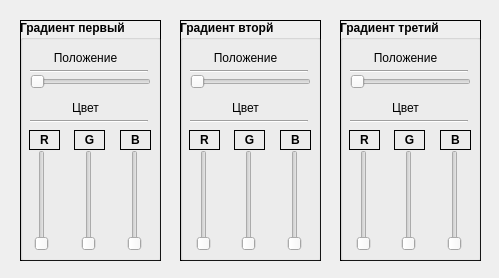
<?xml version="1.0" encoding="UTF-8"?>
<ui version="4.0">
 <class>Style</class>
 <widget class="QWidget" name="Style">
  <property name="geometry">
   <rect>
    <x>0</x>
    <y>0</y>
    <width>499</width>
    <height>278</height>
   </rect>
  </property>
  <property name="windowTitle">
   <string>Выбот цвета</string>
  </property>
  <widget class="QLabel" name="label_background_1">
   <property name="geometry">
    <rect>
     <x>20</x>
     <y>20</y>
     <width>141</width>
     <height>241</height>
    </rect>
   </property>
   <property name="frameShape">
    <enum>QFrame::Box</enum>
   </property>
   <property name="text">
    <string/>
   </property>
  </widget>
  <widget class="QLabel" name="label_background_2">
   <property name="geometry">
    <rect>
     <x>180</x>
     <y>20</y>
     <width>141</width>
     <height>241</height>
    </rect>
   </property>
   <property name="frameShape">
    <enum>QFrame::Box</enum>
   </property>
   <property name="text">
    <string/>
   </property>
  </widget>
  <widget class="QLabel" name="label_background_3">
   <property name="geometry">
    <rect>
     <x>340</x>
     <y>20</y>
     <width>141</width>
     <height>241</height>
    </rect>
   </property>
   <property name="frameShape">
    <enum>QFrame::Box</enum>
   </property>
   <property name="text">
    <string/>
   </property>
  </widget>
  <widget class="QGroupBox" name="groupGradientOne">
   <property name="geometry">
    <rect>
     <x>20</x>
     <y>20</y>
     <width>141</width>
     <height>241</height>
    </rect>
   </property>
   <property name="font">
    <font>
     <weight>75</weight>
     <bold>true</bold>
    </font>
   </property>
   <property name="title">
    <string>Градиент первый</string>
   </property>
   <widget class="QLabel" name="label_position_one">
    <property name="geometry">
     <rect>
      <x>30</x>
      <y>30</y>
      <width>71</width>
      <height>16</height>
     </rect>
    </property>
    <property name="text">
     <string>&lt;html&gt;&lt;head/&gt;&lt;body&gt;&lt;p align=&quot;center&quot;&gt;&lt;span style=&quot; font-weight:400;&quot;&gt;Положение&lt;/span&gt;&lt;/p&gt;&lt;/body&gt;&lt;/html&gt;</string>
    </property>
   </widget>
   <widget class="QSlider" name="slider_position_one">
    <property name="geometry">
     <rect>
      <x>10</x>
      <y>50</y>
      <width>121</width>
      <height>23</height>
     </rect>
    </property>
    <property name="maximum">
     <number>100</number>
    </property>
    <property name="orientation">
     <enum>Qt::Horizontal</enum>
    </property>
   </widget>
   <widget class="QLabel" name="label_color_gr_one">
    <property name="geometry">
     <rect>
      <x>30</x>
      <y>80</y>
      <width>71</width>
      <height>16</height>
     </rect>
    </property>
    <property name="text">
     <string>&lt;html&gt;&lt;head/&gt;&lt;body&gt;&lt;p align=&quot;center&quot;&gt;&lt;span style=&quot; font-weight:400;&quot;&gt;Цвет&lt;/span&gt;&lt;/p&gt;&lt;/body&gt;&lt;/html&gt;</string>
    </property>
   </widget>
   <widget class="QSlider" name="sliderOneR">
    <property name="geometry">
     <rect>
      <x>12</x>
      <y>130</y>
      <width>20</width>
      <height>101</height>
     </rect>
    </property>
    <property name="maximum">
     <number>255</number>
    </property>
    <property name="orientation">
     <enum>Qt::Vertical</enum>
    </property>
   </widget>
   <widget class="Line" name="lineOne_1">
    <property name="geometry">
     <rect>
      <x>10</x>
      <y>50</y>
      <width>118</width>
      <height>3</height>
     </rect>
    </property>
    <property name="orientation">
     <enum>Qt::Horizontal</enum>
    </property>
   </widget>
   <widget class="Line" name="lineOne_2">
    <property name="geometry">
     <rect>
      <x>10</x>
      <y>100</y>
      <width>118</width>
      <height>3</height>
     </rect>
    </property>
    <property name="orientation">
     <enum>Qt::Horizontal</enum>
    </property>
   </widget>
   <widget class="QLabel" name="labelOneRed">
    <property name="geometry">
     <rect>
      <x>9</x>
      <y>110</y>
      <width>31</width>
      <height>20</height>
     </rect>
    </property>
    <property name="frameShape">
     <enum>QFrame::Box</enum>
    </property>
    <property name="text">
     <string>R</string>
    </property>
    <property name="alignment">
     <set>Qt::AlignCenter</set>
    </property>
   </widget>
   <widget class="QSlider" name="sliderOneG">
    <property name="geometry">
     <rect>
      <x>57</x>
      <y>130</y>
      <width>23</width>
      <height>101</height>
     </rect>
    </property>
    <property name="maximum">
     <number>255</number>
    </property>
    <property name="orientation">
     <enum>Qt::Vertical</enum>
    </property>
   </widget>
   <widget class="QLabel" name="labelOneGreen">
    <property name="geometry">
     <rect>
      <x>54</x>
      <y>110</y>
      <width>31</width>
      <height>20</height>
     </rect>
    </property>
    <property name="frameShape">
     <enum>QFrame::Box</enum>
    </property>
    <property name="text">
     <string>G</string>
    </property>
    <property name="alignment">
     <set>Qt::AlignCenter</set>
    </property>
   </widget>
   <widget class="QSlider" name="sliderOneB">
    <property name="geometry">
     <rect>
      <x>103</x>
      <y>130</y>
      <width>23</width>
      <height>101</height>
     </rect>
    </property>
    <property name="maximum">
     <number>255</number>
    </property>
    <property name="orientation">
     <enum>Qt::Vertical</enum>
    </property>
   </widget>
   <widget class="QLabel" name="labelOneBlue">
    <property name="geometry">
     <rect>
      <x>100</x>
      <y>110</y>
      <width>31</width>
      <height>20</height>
     </rect>
    </property>
    <property name="frameShape">
     <enum>QFrame::Box</enum>
    </property>
    <property name="text">
     <string>B</string>
    </property>
    <property name="alignment">
     <set>Qt::AlignCenter</set>
    </property>
   </widget>
  </widget>
  <widget class="QGroupBox" name="groupGradientThree">
   <property name="geometry">
    <rect>
     <x>340</x>
     <y>20</y>
     <width>141</width>
     <height>241</height>
    </rect>
   </property>
   <property name="font">
    <font>
     <weight>75</weight>
     <bold>true</bold>
    </font>
   </property>
   <property name="title">
    <string>Градиент третий</string>
   </property>
   <widget class="QLabel" name="label_position_three">
    <property name="geometry">
     <rect>
      <x>30</x>
      <y>30</y>
      <width>71</width>
      <height>16</height>
     </rect>
    </property>
    <property name="text">
     <string>&lt;html&gt;&lt;head/&gt;&lt;body&gt;&lt;p align=&quot;center&quot;&gt;&lt;span style=&quot; font-weight:400;&quot;&gt;Положение&lt;/span&gt;&lt;/p&gt;&lt;/body&gt;&lt;/html&gt;</string>
    </property>
   </widget>
   <widget class="QSlider" name="slider_position_three">
    <property name="geometry">
     <rect>
      <x>10</x>
      <y>50</y>
      <width>121</width>
      <height>23</height>
     </rect>
    </property>
    <property name="maximum">
     <number>100</number>
    </property>
    <property name="orientation">
     <enum>Qt::Horizontal</enum>
    </property>
   </widget>
   <widget class="QLabel" name="label_color_gr_three">
    <property name="geometry">
     <rect>
      <x>30</x>
      <y>80</y>
      <width>71</width>
      <height>16</height>
     </rect>
    </property>
    <property name="text">
     <string>&lt;html&gt;&lt;head/&gt;&lt;body&gt;&lt;p align=&quot;center&quot;&gt;&lt;span style=&quot; font-weight:400;&quot;&gt;Цвет&lt;/span&gt;&lt;/p&gt;&lt;/body&gt;&lt;/html&gt;</string>
    </property>
   </widget>
   <widget class="Line" name="lineThree_1">
    <property name="geometry">
     <rect>
      <x>10</x>
      <y>50</y>
      <width>118</width>
      <height>3</height>
     </rect>
    </property>
    <property name="orientation">
     <enum>Qt::Horizontal</enum>
    </property>
   </widget>
   <widget class="Line" name="lineThree_2">
    <property name="geometry">
     <rect>
      <x>10</x>
      <y>100</y>
      <width>118</width>
      <height>3</height>
     </rect>
    </property>
    <property name="orientation">
     <enum>Qt::Horizontal</enum>
    </property>
   </widget>
   <widget class="QLabel" name="labelThreeBlue">
    <property name="geometry">
     <rect>
      <x>100</x>
      <y>110</y>
      <width>31</width>
      <height>20</height>
     </rect>
    </property>
    <property name="frameShape">
     <enum>QFrame::Box</enum>
    </property>
    <property name="text">
     <string>B</string>
    </property>
    <property name="alignment">
     <set>Qt::AlignCenter</set>
    </property>
   </widget>
   <widget class="QSlider" name="sliderThreeR">
    <property name="geometry">
     <rect>
      <x>12</x>
      <y>130</y>
      <width>23</width>
      <height>101</height>
     </rect>
    </property>
    <property name="maximum">
     <number>255</number>
    </property>
    <property name="orientation">
     <enum>Qt::Vertical</enum>
    </property>
   </widget>
   <widget class="QSlider" name="sliderThreeB">
    <property name="geometry">
     <rect>
      <x>103</x>
      <y>130</y>
      <width>23</width>
      <height>101</height>
     </rect>
    </property>
    <property name="maximum">
     <number>255</number>
    </property>
    <property name="orientation">
     <enum>Qt::Vertical</enum>
    </property>
   </widget>
   <widget class="QLabel" name="labelThreeRed">
    <property name="geometry">
     <rect>
      <x>9</x>
      <y>110</y>
      <width>31</width>
      <height>20</height>
     </rect>
    </property>
    <property name="frameShape">
     <enum>QFrame::Box</enum>
    </property>
    <property name="text">
     <string>R</string>
    </property>
    <property name="alignment">
     <set>Qt::AlignCenter</set>
    </property>
   </widget>
   <widget class="QSlider" name="sliderThreeG">
    <property name="geometry">
     <rect>
      <x>57</x>
      <y>130</y>
      <width>23</width>
      <height>101</height>
     </rect>
    </property>
    <property name="maximum">
     <number>255</number>
    </property>
    <property name="orientation">
     <enum>Qt::Vertical</enum>
    </property>
   </widget>
   <widget class="QLabel" name="labelThreeGreen">
    <property name="geometry">
     <rect>
      <x>54</x>
      <y>110</y>
      <width>31</width>
      <height>20</height>
     </rect>
    </property>
    <property name="frameShape">
     <enum>QFrame::Box</enum>
    </property>
    <property name="text">
     <string>G</string>
    </property>
    <property name="alignment">
     <set>Qt::AlignCenter</set>
    </property>
   </widget>
  </widget>
  <widget class="QGroupBox" name="groupGradientTwo">
   <property name="geometry">
    <rect>
     <x>180</x>
     <y>20</y>
     <width>141</width>
     <height>241</height>
    </rect>
   </property>
   <property name="font">
    <font>
     <weight>75</weight>
     <bold>true</bold>
    </font>
   </property>
   <property name="title">
    <string>Градиент вторй</string>
   </property>
   <widget class="QLabel" name="label_position_two">
    <property name="geometry">
     <rect>
      <x>30</x>
      <y>30</y>
      <width>71</width>
      <height>16</height>
     </rect>
    </property>
    <property name="text">
     <string>&lt;html&gt;&lt;head/&gt;&lt;body&gt;&lt;p align=&quot;center&quot;&gt;&lt;span style=&quot; font-weight:400;&quot;&gt;Положение&lt;/span&gt;&lt;/p&gt;&lt;/body&gt;&lt;/html&gt;</string>
    </property>
   </widget>
   <widget class="QSlider" name="slider_position_two">
    <property name="geometry">
     <rect>
      <x>10</x>
      <y>50</y>
      <width>121</width>
      <height>23</height>
     </rect>
    </property>
    <property name="maximum">
     <number>100</number>
    </property>
    <property name="orientation">
     <enum>Qt::Horizontal</enum>
    </property>
   </widget>
   <widget class="QLabel" name="label_color_gr_two">
    <property name="geometry">
     <rect>
      <x>30</x>
      <y>80</y>
      <width>71</width>
      <height>16</height>
     </rect>
    </property>
    <property name="text">
     <string>&lt;html&gt;&lt;head/&gt;&lt;body&gt;&lt;p align=&quot;center&quot;&gt;&lt;span style=&quot; font-weight:400;&quot;&gt;Цвет&lt;/span&gt;&lt;/p&gt;&lt;/body&gt;&lt;/html&gt;</string>
    </property>
   </widget>
   <widget class="Line" name="lineTwo_1">
    <property name="geometry">
     <rect>
      <x>10</x>
      <y>50</y>
      <width>118</width>
      <height>3</height>
     </rect>
    </property>
    <property name="orientation">
     <enum>Qt::Horizontal</enum>
    </property>
   </widget>
   <widget class="Line" name="lineTwo_2">
    <property name="geometry">
     <rect>
      <x>10</x>
      <y>100</y>
      <width>118</width>
      <height>3</height>
     </rect>
    </property>
    <property name="orientation">
     <enum>Qt::Horizontal</enum>
    </property>
   </widget>
   <widget class="QSlider" name="sliderTwoR">
    <property name="geometry">
     <rect>
      <x>12</x>
      <y>130</y>
      <width>23</width>
      <height>101</height>
     </rect>
    </property>
    <property name="maximum">
     <number>255</number>
    </property>
    <property name="orientation">
     <enum>Qt::Vertical</enum>
    </property>
   </widget>
   <widget class="QLabel" name="labelTwoBlue">
    <property name="geometry">
     <rect>
      <x>100</x>
      <y>110</y>
      <width>31</width>
      <height>20</height>
     </rect>
    </property>
    <property name="frameShape">
     <enum>QFrame::Box</enum>
    </property>
    <property name="text">
     <string>B</string>
    </property>
    <property name="alignment">
     <set>Qt::AlignCenter</set>
    </property>
   </widget>
   <widget class="QSlider" name="sliderTwoB">
    <property name="geometry">
     <rect>
      <x>103</x>
      <y>130</y>
      <width>23</width>
      <height>101</height>
     </rect>
    </property>
    <property name="maximum">
     <number>255</number>
    </property>
    <property name="orientation">
     <enum>Qt::Vertical</enum>
    </property>
   </widget>
   <widget class="QLabel" name="labelTwoGreen">
    <property name="geometry">
     <rect>
      <x>54</x>
      <y>110</y>
      <width>31</width>
      <height>20</height>
     </rect>
    </property>
    <property name="frameShape">
     <enum>QFrame::Box</enum>
    </property>
    <property name="text">
     <string>G</string>
    </property>
    <property name="alignment">
     <set>Qt::AlignCenter</set>
    </property>
   </widget>
   <widget class="QLabel" name="labelTwoRed">
    <property name="geometry">
     <rect>
      <x>9</x>
      <y>110</y>
      <width>31</width>
      <height>20</height>
     </rect>
    </property>
    <property name="frameShape">
     <enum>QFrame::Box</enum>
    </property>
    <property name="text">
     <string>R</string>
    </property>
    <property name="alignment">
     <set>Qt::AlignCenter</set>
    </property>
   </widget>
   <widget class="QSlider" name="sliderTwoG">
    <property name="geometry">
     <rect>
      <x>57</x>
      <y>130</y>
      <width>23</width>
      <height>101</height>
     </rect>
    </property>
    <property name="maximum">
     <number>255</number>
    </property>
    <property name="orientation">
     <enum>Qt::Vertical</enum>
    </property>
   </widget>
  </widget>
 </widget>
 <resources/>
 <connections/>
</ui>
